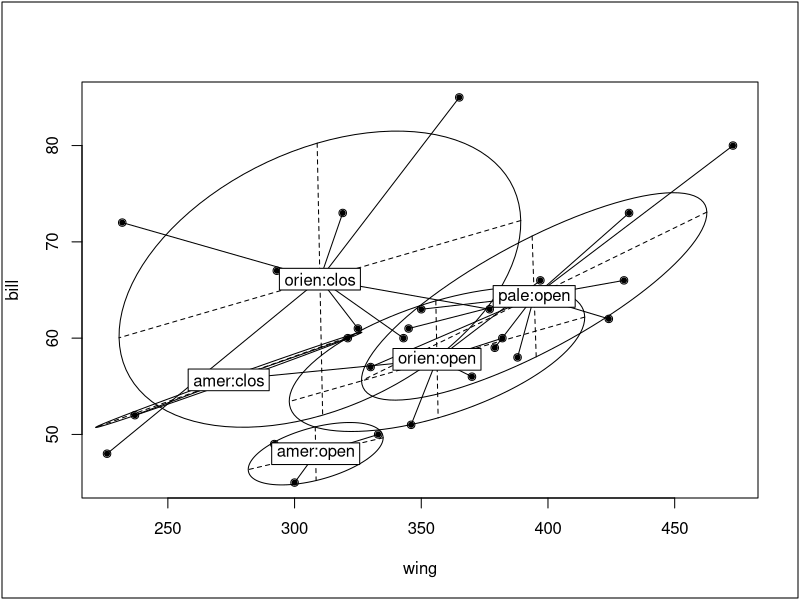

Write R code to recreate this figure.
library(ade4)


### Name: corvus
### Title: Corvus morphology
### Aliases: corvus
### Keywords: datasets

### ** Examples

data(corvus)

if(adegraphicsLoaded()) {
  g1 <- s.label(corvus[, 1:2], plab.cex = 0, porigin.include = FALSE, pgrid.draw = FALSE, 
    paxes.draw = TRUE, paxes.asp = "full", xlab = names(corvus)[2], 
    ylab = names(corvus)[2], plot = FALSE)
  g2 <- s.class(corvus[, 1:2], corvus[, 4]:corvus[, 3], plot = FALSE)
  G <- superpose(g1, g2, plot = TRUE)

} else {
  plot(corvus[, 1:2])
  s.class(corvus[, 1:2], corvus[, 4]:corvus[, 3], add.p = TRUE)
}
